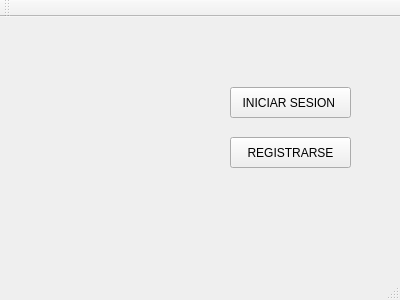
<?xml version="1.0" encoding="UTF-8"?>
<ui version="4.0">
 <class>MainWindow</class>
 <widget class="QMainWindow" name="MainWindow">
  <property name="geometry">
   <rect>
    <x>0</x>
    <y>0</y>
    <width>400</width>
    <height>300</height>
   </rect>
  </property>
  <property name="windowTitle">
   <string>MainWindow</string>
  </property>
  <widget class="QWidget" name="centralWidget">
   <widget class="QPushButton" name="Sesion">
    <property name="geometry">
     <rect>
      <x>230</x>
      <y>70</y>
      <width>121</width>
      <height>31</height>
     </rect>
    </property>
    <property name="text">
     <string>INICIAR SESION </string>
    </property>
   </widget>
   <widget class="QPushButton" name="registro">
    <property name="geometry">
     <rect>
      <x>230</x>
      <y>120</y>
      <width>121</width>
      <height>31</height>
     </rect>
    </property>
    <property name="text">
     <string>REGISTRARSE</string>
    </property>
   </widget>
  </widget>
  <widget class="QMenuBar" name="menuBar">
   <property name="geometry">
    <rect>
     <x>0</x>
     <y>0</y>
     <width>400</width>
     <height>20</height>
    </rect>
   </property>
  </widget>
  <widget class="QToolBar" name="mainToolBar">
   <attribute name="toolBarArea">
    <enum>TopToolBarArea</enum>
   </attribute>
   <attribute name="toolBarBreak">
    <bool>false</bool>
   </attribute>
  </widget>
  <widget class="QStatusBar" name="statusBar"/>
 </widget>
 <layoutdefault spacing="6" margin="11"/>
 <resources/>
 <connections/>
</ui>
